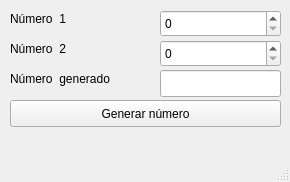
<?xml version="1.0" encoding="UTF-8"?>
<ui version="4.0">
 <class>MainWindow</class>
 <widget class="QMainWindow" name="MainWindow">
  <property name="geometry">
   <rect>
    <x>0</x>
    <y>0</y>
    <width>290</width>
    <height>182</height>
   </rect>
  </property>
  <property name="windowTitle">
   <string>Generador de números</string>
  </property>
  <widget class="QWidget" name="centralwidget">
   <widget class="QLineEdit" name="text_generado">
    <property name="geometry">
     <rect>
      <x>160</x>
      <y>70</y>
      <width>121</width>
      <height>27</height>
     </rect>
    </property>
   </widget>
   <widget class="QSpinBox" name="spin_1">
    <property name="geometry">
     <rect>
      <x>160</x>
      <y>10</y>
      <width>121</width>
      <height>27</height>
     </rect>
    </property>
    <property name="cursor">
     <cursorShape>ArrowCursor</cursorShape>
    </property>
   </widget>
   <widget class="QSpinBox" name="spin_2">
    <property name="geometry">
     <rect>
      <x>160</x>
      <y>40</y>
      <width>121</width>
      <height>27</height>
     </rect>
    </property>
   </widget>
   <widget class="QLabel" name="label">
    <property name="geometry">
     <rect>
      <x>10</x>
      <y>10</y>
      <width>131</width>
      <height>17</height>
     </rect>
    </property>
    <property name="text">
     <string>Número  1</string>
    </property>
   </widget>
   <widget class="QLabel" name="label_2">
    <property name="geometry">
     <rect>
      <x>10</x>
      <y>40</y>
      <width>131</width>
      <height>17</height>
     </rect>
    </property>
    <property name="text">
     <string>Número  2</string>
    </property>
   </widget>
   <widget class="QLabel" name="label_3">
    <property name="geometry">
     <rect>
      <x>10</x>
      <y>70</y>
      <width>131</width>
      <height>17</height>
     </rect>
    </property>
    <property name="text">
     <string>Número  generado</string>
    </property>
   </widget>
   <widget class="QPushButton" name="btn_generar">
    <property name="geometry">
     <rect>
      <x>10</x>
      <y>100</y>
      <width>271</width>
      <height>27</height>
     </rect>
    </property>
    <property name="text">
     <string>Generar número</string>
    </property>
   </widget>
  </widget>
  <widget class="QMenuBar" name="menubar">
   <property name="geometry">
    <rect>
     <x>0</x>
     <y>0</y>
     <width>290</width>
     <height>25</height>
    </rect>
   </property>
  </widget>
  <widget class="QStatusBar" name="statusbar"/>
 </widget>
 <resources/>
 <connections/>
</ui>
